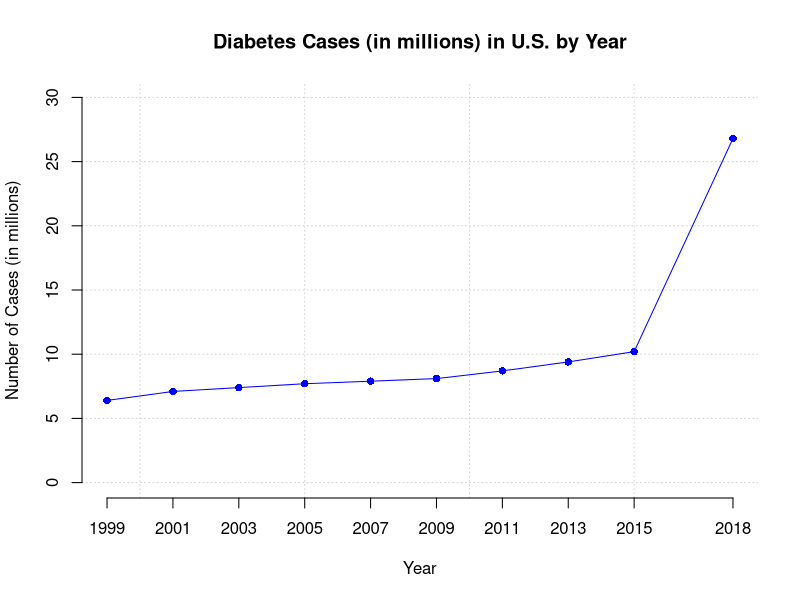

Write R code to recreate this figure.
diabetes3.data<- read.csv(file="./diabetes_data3.csv", header=TRUE, sep=",")

plot(diabetes3.data$year, diabetes3.data$diabetes, type="l", col="blue", 
main="Diabetes Cases (in millions) in U.S. by Year", xlim=c(1999,2018), ylim=c(0,30), 
xlab="Year", ylab="Number of Cases (in millions)", axes=FALSE, panel.first=grid())
axis(side=1, at=c(seq(1999,2015,by=2), 2018))
axis(side=2)
points(diabetes3.data$year, diabetes3.data$diabetes, pch=16, col="blue") 
#pch=plot character 16=dot


